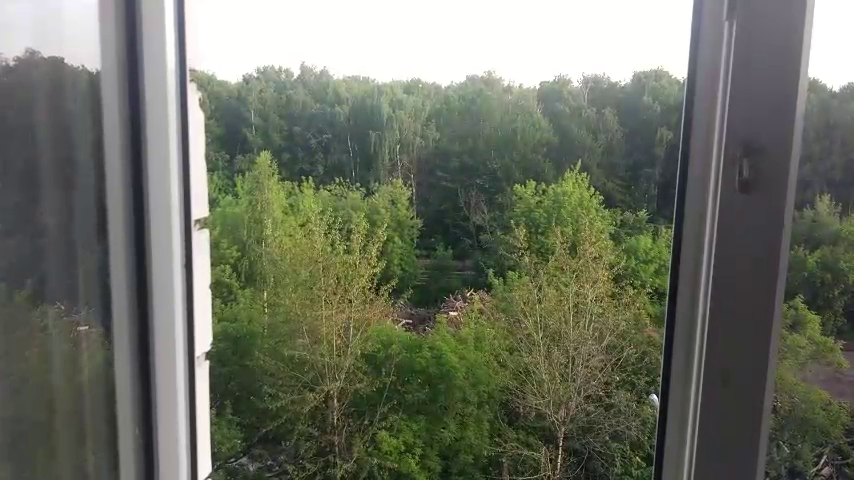
//> input picture frame 32 of Panoram_switch/Panoram_switch/Panoram_switch/video_1.mp4, 854 x 480 px
$ ./Panoram_switch   (built with g++ and OpenCV 4)
//> lines starting //> are read from the running program, lines starting //| are printed output that depends on the picture; pictures that were not available may be replaced by others from this repository, and a replacement may not be noted
### Panoram_switch/Panoram_switch/Panoram_switch/stdafx.h
// stdafx.h: включаемый файл для стандартных системных включаемых файлов
// или включаемых файлов для конкретного проекта, которые часто используются, но
// не часто изменяются
//

#pragma once

#include "targetver.h"

#include <stdio.h>
#include <tchar.h>


// TODO: Установите здесь ссылки на дополнительные заголовки, требующиеся для программы

### Panoram_switch/Panoram_switch/Panoram_switch/Panoram_switch.cpp


#include "stdafx.h"
#include <iostream>
#include <opencv2/opencv.hpp>
#include "opencv2/core.hpp"
#include "opencv2/features2d.hpp"
#include "opencv2/highgui.hpp"
#include "opencv2/calib3d.hpp"
#include "opencv2/xfeatures2d.hpp"
#include "opencv2/core/cuda.hpp"
#include "Panoram_switch.h"


int main()
{
	using namespace cv;
	using namespace cv::xfeatures2d;
	using namespace std;
	using namespace cv::cuda;
	VideoCapture cap_1("video_1.mp4"); // open the video file for reading
	VideoCapture cap_2("video_2.mp4"); // open the video file for reading

	Mat frame_1, frame_2;
	Mat gray_frame_1, gray_frame_2;
	Mat description_video1;
	Mat description_video2;

	if (!cap_1.isOpened() || !cap_2.isOpened()) return -1;

	while (1) {

		// read a new frame from video
		bool bSuccess_1 = cap_1.read(frame_1);
//> frame_1 is the input picture: 480 rows x 854 cols, CV_8UC3; mean B, G, R 99.4, 113.2, 109.2
		bool bSuccess_2 = cap_2.read(frame_2);

		if (!bSuccess_1 || !bSuccess_2)
		{
			std::cout << "Cannot read the frame from video files" << std::endl;
			break;
		}

		resize(frame_1, frame_1, Size(640, 480));
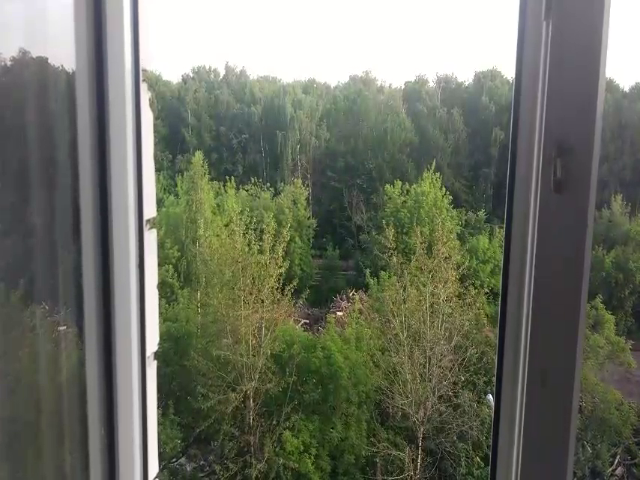
//> frame_1: 480 rows x 640 cols, CV_8UC3; mean B, G, R 99.4, 113.2, 109.3
		resize(frame_2, frame_2, Size(640, 480));

		//Covert to Grayscale
		cvtColor(frame_1, gray_frame_1, COLOR_RGB2GRAY);
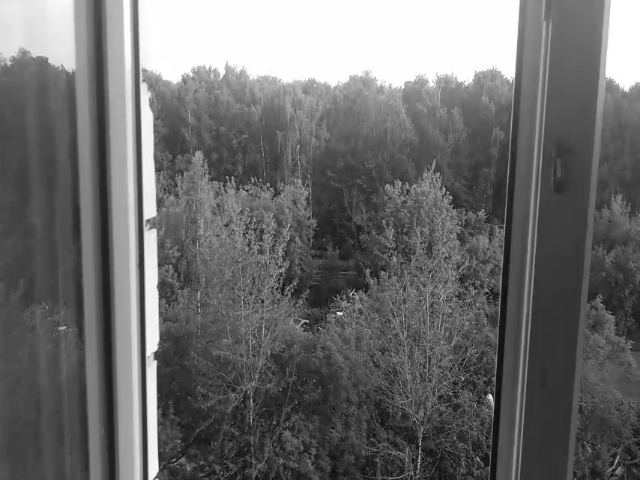
//> gray_frame_1: 480 rows x 640 cols, CV_8UC1; min 3, max 255, mean 108.6
		cvtColor(frame_2, gray_frame_2, COLOR_RGB2GRAY);

		//--Step 1 : Detect the keypoints using SURF Detector
		int minHessian = 2000;
//> (the run ends here: the program stops with an error, at `Ptr <SurfFeatureDetector> detector = SurfFeatureDetector::create(minHe..`)

$ run again, starting later in the video
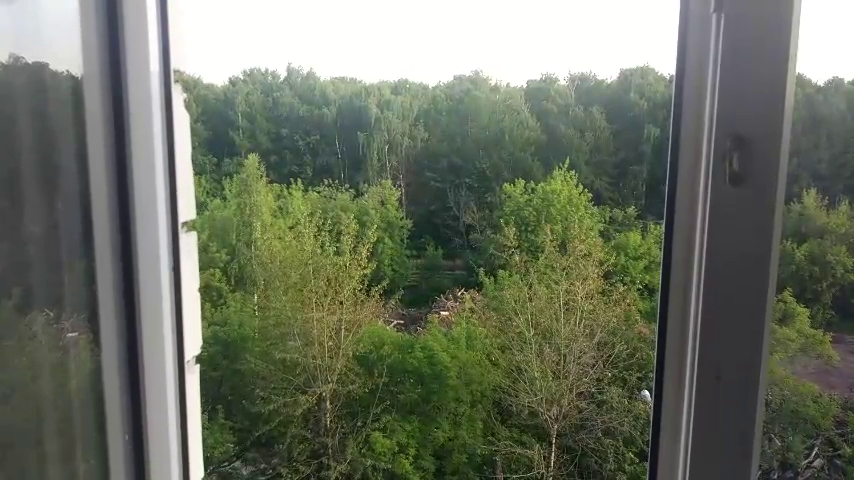
//> input picture frame 148 of Panoram_switch/Panoram_switch/Panoram_switch/video_1.mp4, 854 x 480 px
//> frame_1 is the input picture: 480 rows x 854 cols, CV_8UC3; mean B, G, R 98.3, 114, 108
//> `resize(frame_1, frame_1, Size(640, 480));`:
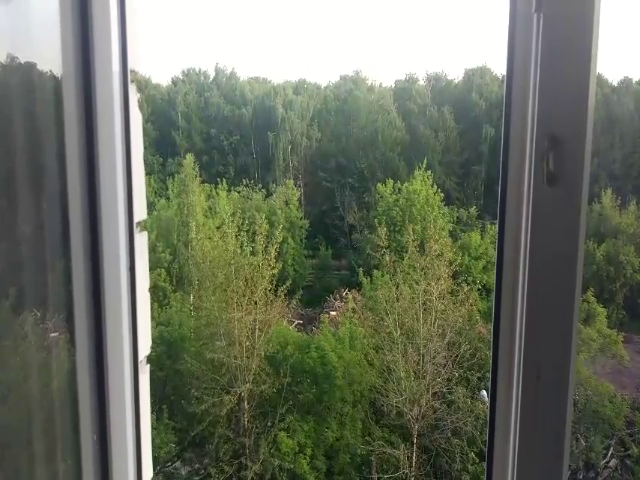
//> frame_1: 480 rows x 640 cols, CV_8UC3; mean B, G, R 98.3, 114, 108
//> `cvtColor(frame_1, gray_frame_1, COLOR_RGB2GRAY);`:
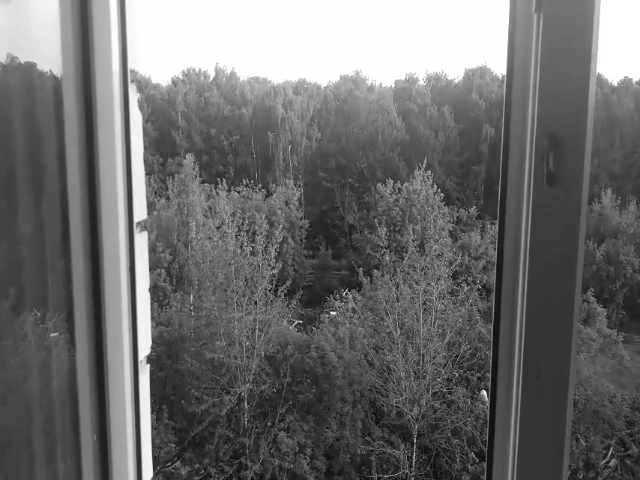
//> gray_frame_1: 480 rows x 640 cols, CV_8UC1; min 1, max 255, mean 108.6

$ run again, starting later in the video
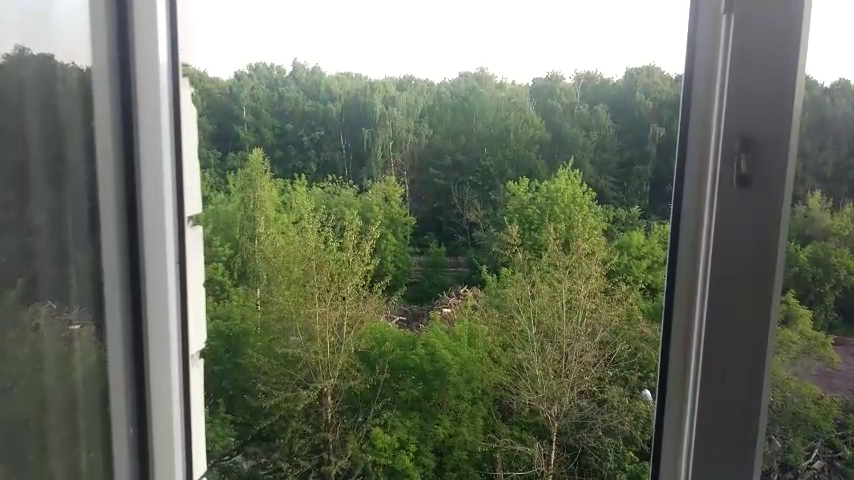
//> input picture frame 263 of Panoram_switch/Panoram_switch/Panoram_switch/video_1.mp4, 854 x 480 px
//> frame_1 is the input picture: 480 rows x 854 cols, CV_8UC3; mean B, G, R 96.3, 113, 106.3
//> `resize(frame_1, frame_1, Size(640, 480));`:
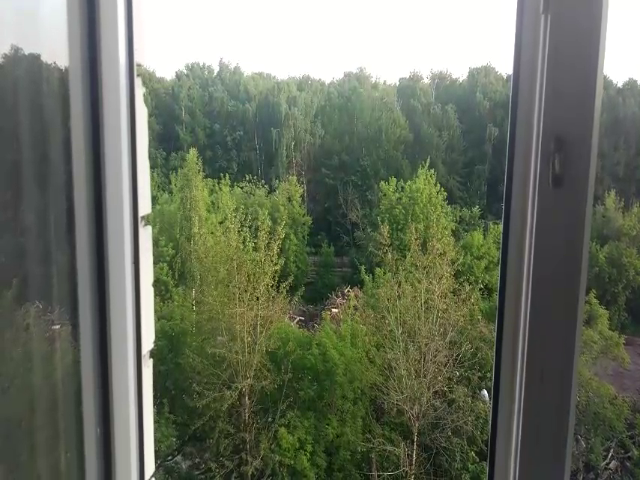
//> frame_1: 480 rows x 640 cols, CV_8UC3; mean B, G, R 96.3, 113, 106.3
//> `cvtColor(frame_1, gray_frame_1, COLOR_RGB2GRAY);`:
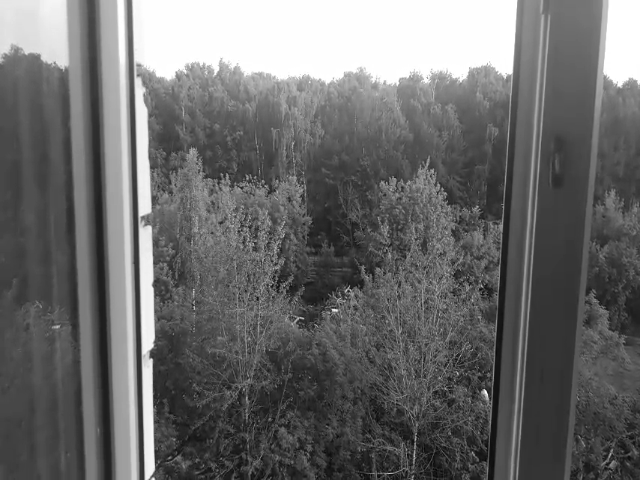
//> gray_frame_1: 480 rows x 640 cols, CV_8UC1; min 4, max 255, mean 107.2
